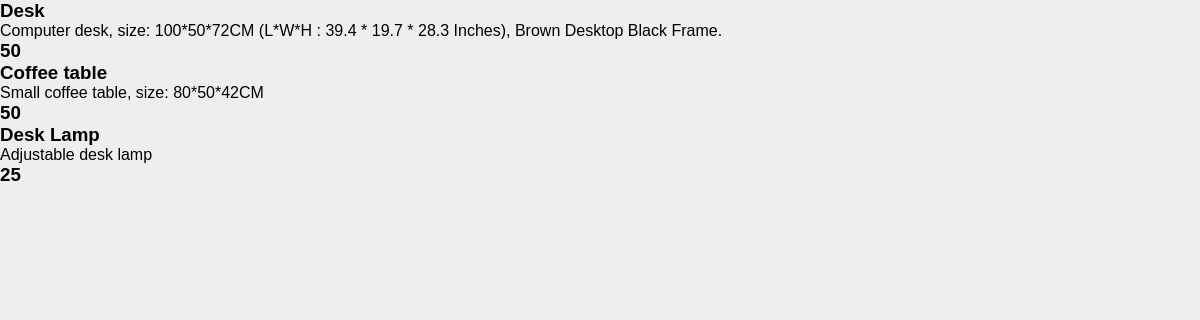
The page /furniture.php on the database as committed earlier.
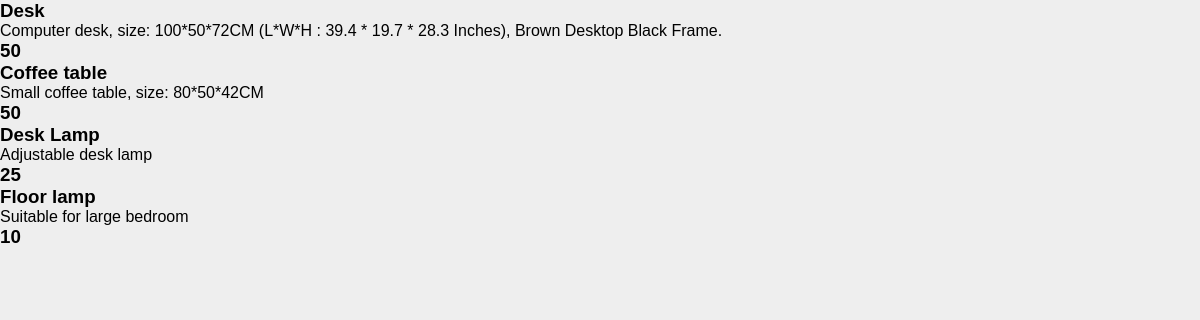
The same page on the database as committed later.
### tables this page shows
CREATE TABLE `Product` (
  `Product_ID` int(11) NOT NULL,
  `Product_Name` varchar(50) DEFAULT NULL,
  `Seller_ID` int(11) NOT NULL,
  `Product_image` varchar(200) DEFAULT NULL,
  `Price_Sell` double DEFAULT NULL,
  `Price_New` double DEFAULT NULL,
  `Price_Recommend` double DEFAULT NULL,
  `Date_Post` date DEFAULT cast(current_timestamp() as date),
  `Sold_Or_Not` int(11) DEFAULT 0,
  `Category` varchar(50) DEFAULT NULL,
  `Product_Description` varchar(500) DEFAULT NULL
);

### furniture.php (the view, shortened to what this page needs)
<!DOCTYPE html PUBLIC "-//W3C//DTD XHTML 1.0 Transitional//EN" "http://www.w3.org/TR/xhtml1/DTD/xhtml1-transitional.dtd">
<html xmlns="http://www.w3.org/1999/xhtml">
<head>
    <link rel="stylesheet" type="text/css" href="style.css"/>
</head>
</body>
</html>
<?php
    require_once('mysqli_connect.php');
    $raw_results = mysqli_query($dbc, "SELECT * FROM Product
        WHERE (`Category` LIKE '%Furniture%')") or die(mysqli_error());
    if(mysqli_num_rows($raw_results) > 0){
        while($results = mysqli_fetch_array($raw_results)){
            echo "<p><h3>".$results['Product_Name']."</h3>".$results['Product_Description']."<h3>".$results['Price_Sell']."</h3></p>";
        }
    }
    else{
        echo "No results";
    }
?>

Rows that differ between the two databases and show on the page:
added product: Product_Name "Floor lamp", Product_Description "Suitable for large bedroom", Price_Sell "10"
